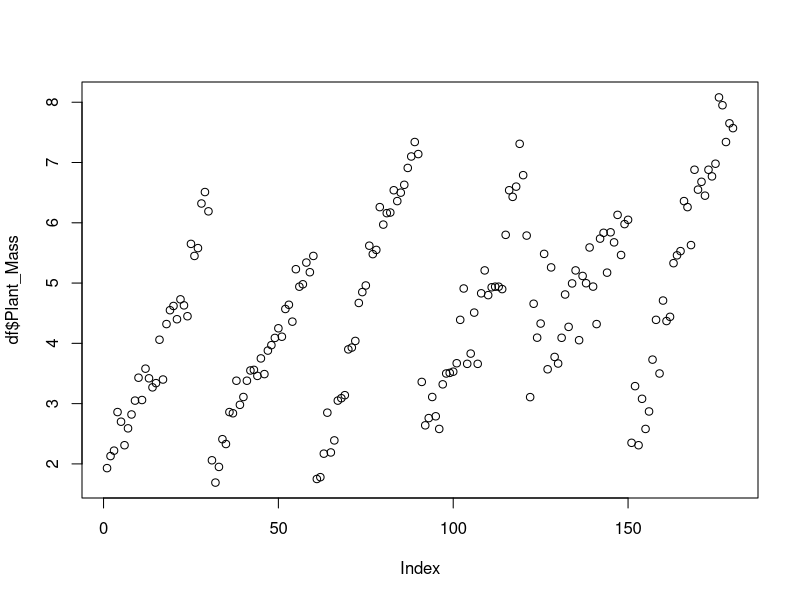
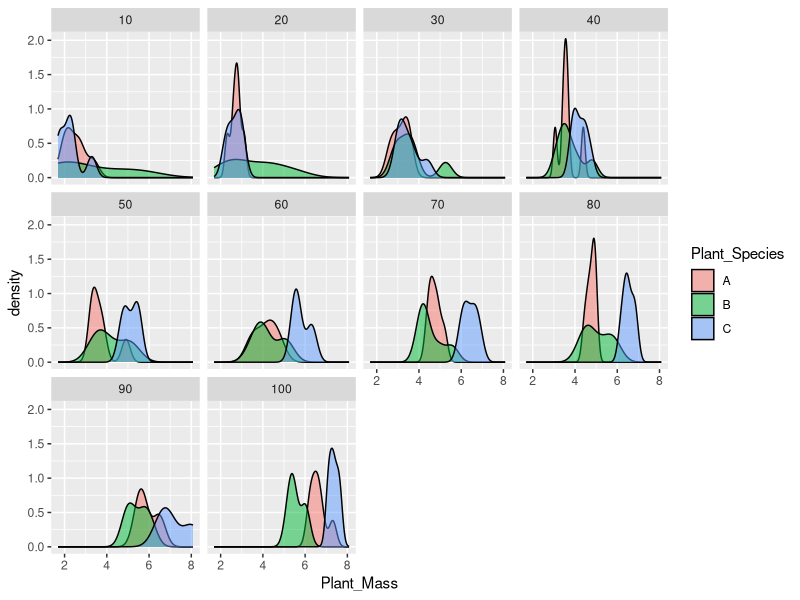
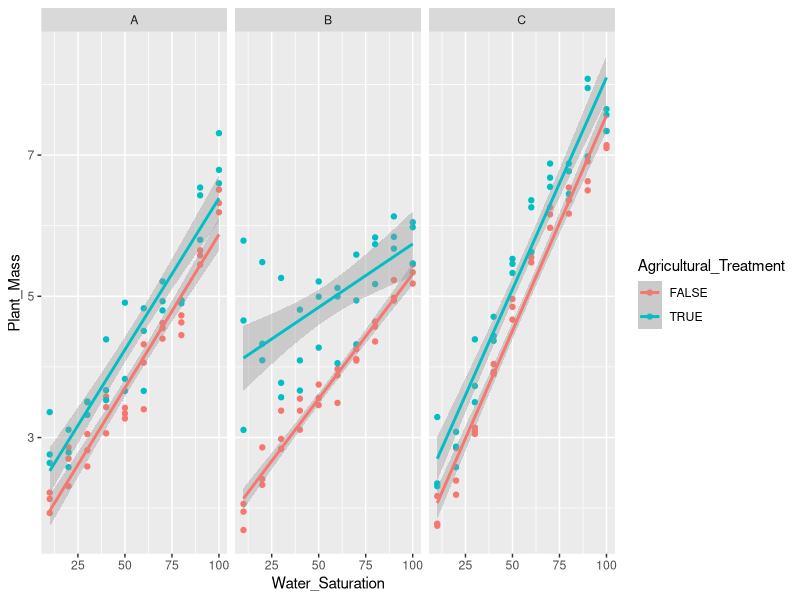
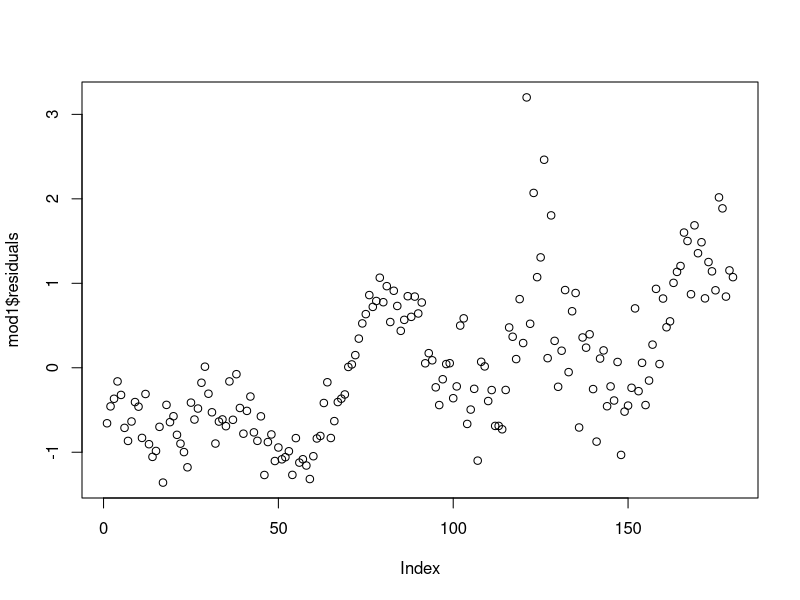

Write the R code that produced these figures, in order. (Note: this script raises an error after producing the figures.)
## load needed packages
library(tidyverse)

# import data
df <- read_csv("designed_experiment.csv")

# get a fill for data
glimpse(df)
summary(df$Plant_Mass)
plot(df$Plant_Mass)

ggplot(df, aes(x=Plant_Mass, fill=Plant_Species)) + 
  geom_density(alpha=.5)+
  facet_wrap(~Water_Saturation)

ggplot(df, aes(x=Water_Saturation, y=Plant_Mass, color=Agricultural_Treatment))+
  geom_point()+
  geom_smooth(method="lm")+
  facet_wrap(~Plant_Species)

# try some linear models

mod1 <- glm(data=df,
             Plant_Mass ~ Water_Saturation)
plot(mod1$residuals)
summary(mod1)


mod2 <- glm(data=df,
            Plant_Mass ~ Water_Saturation + Agricultural_Treatment + Plant_Species)
summary(mod2)


mod3 <- glm(data=df,
            Plant_Mass ~ Water_Saturation * Agricultural_Treatment * Plant_Species)
summary(mod3)


#mean sq residules
mean(mod1$residuals^2)
mean(mod2$residuals^2)
mean(mod3$residuals^2) # mod3 has lowest residuals


# going with mod3, let's make predictions using it..
add_predicions(df,mod3)

